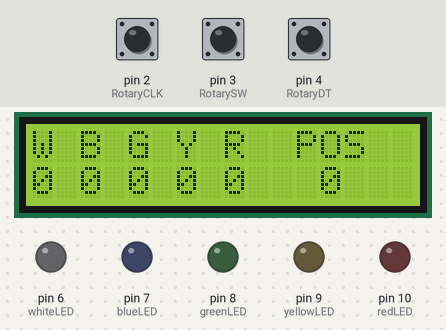
Recording of a sketch running on a simulated Arduino Uno, built with avr-gcc and run on an emulated ATmega328P. Parts: 16×2 character LCD, output pins drawn as LEDs (lit = HIGH). The test bench sets the inputs (shaded band); at power-on: pin 3 (RotarySW) HIGH, pin 2 (RotaryCLK) HIGH, pin 4 (RotaryDT) HIGH.

Above: at 4.2 s.
4.3 s: pin 3 (RotarySW) pulled LOW for 0.15 s
At 4.9 s:
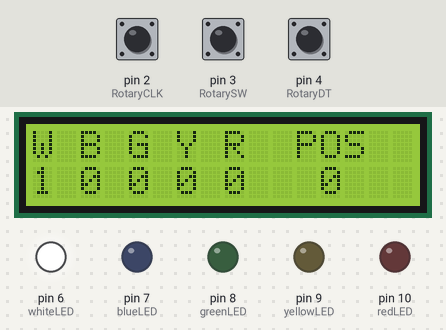
5.9 s: pin 2 (RotaryCLK) pulled LOW for 0.15 s
At 6.8 s:
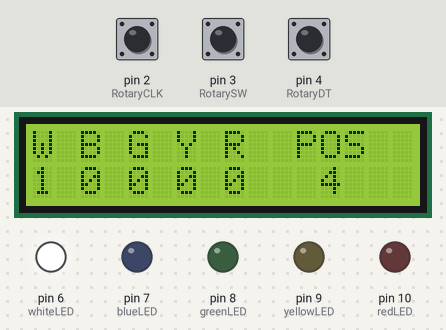
7.5 s: pin 3 (RotarySW) pulled LOW for 1 s
At 8.5 s:
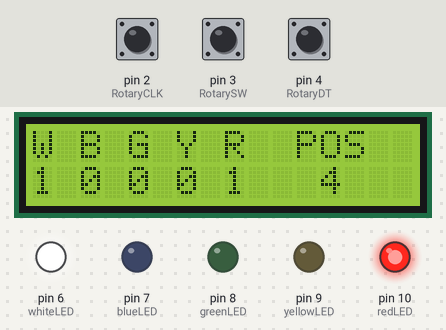
10.0 s: pin 2 (RotaryCLK) pulled LOW for 1 s
At 12.2 s:
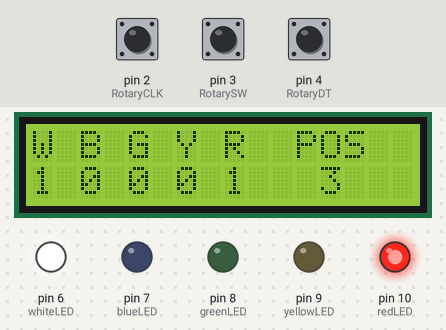
12.5 s: pin 3 (RotarySW) pulled LOW for 0.15 s
At 13.5 s:
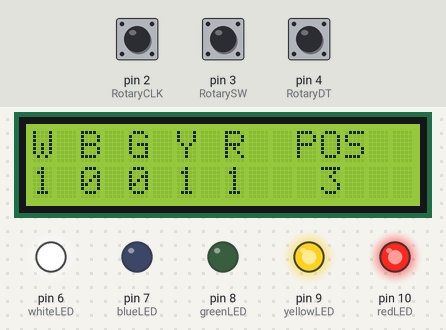
14.1 s: pin 3 (RotarySW) pulled LOW for 3.2 s
At 14.7 s:
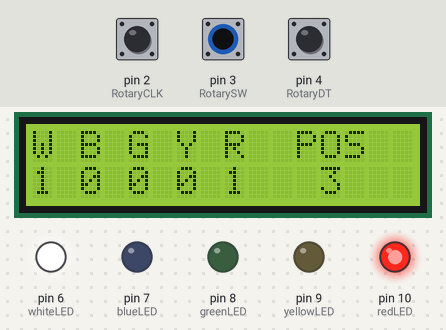
Timing chart, 0 to 17.1 s (numbered marks = the images above; inputs shaded):
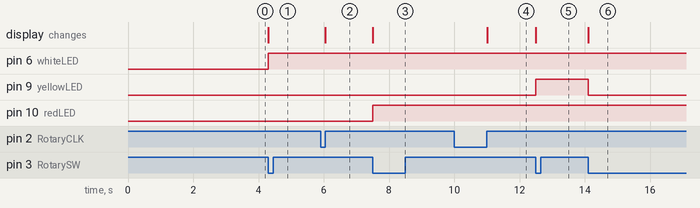

Measured:
- after the input at 4.3 s, pin 6 (whiteLED): LOW → HIGH at once; the display: changes at once (image 1)
- after the input at 5.9 s, the display: changes after 0.15 s (image 2)
- after the input at 7.5 s, pin 10 (redLED): LOW → HIGH at once; the display: changes at once (image 3)
- after the input at 10.0 s, the display: changes after 1.0 s (image 4)
- after the input at 12.5 s, pin 9 (yellowLED): LOW → HIGH at once; the display: changes at once (image 5)
- after the input at 14.1 s, pin 9 (yellowLED): HIGH → LOW at once; the display: changes at once (image 6)

The sketch:

Rotary_Encoder_controlled_LEDs.ino
```cpp
#include <LiquidCrystal_I2C.h> //SDA = A4, SCL = A5
LiquidCrystal_I2C lcd(0x3F, 16, 2);

const int RotaryCLK = 2; //CLK pin on the rotary encoder
const int RotaryDT = 4; //DT pin on the rotary encoder
const int RotarySW = 3; //SW pin on the rotary encoder (Button function)
int ButtonCounter = 0; //counts the button clicks
int RotateCounter = 0; //counts the rotation clicks
bool rotated = true; //info of the rotation
bool ButtonPressed = false; //info of the button
int CLKNow;
int CLKPrevious;
int DTNow;
int DTPrevious;
float TimeNow1;
float TimeNow2;

const int whiteLED = 6;
const int blueLED = 7;
const int greenLED = 8;
const int yellowLED = 9;
const int redLED = 10;

bool whiteLEDStatus = false;
bool blueLEDStatus = false;
bool greenLEDStatus = false;
bool yellowLEDStatus = false;
bool redLEDStatus = false;

void setup()
{

  //lcd.begin();                      // initialize the lcd
  lcd.init();      // Initializes the LCD
lcd.backlight(); // Turns on the backlight
lcd.backlight();
  lcd.setCursor(0,0); //Defining position to write from first row, first column .
  lcd.print("W B G Y R  POS");
  lcd.setCursor(0,1); //second line, 1st block
  lcd.print("0 0 0 0 0   0"); //You can write 16 Characters per line .
  delay(3000); //wait 3 sec
   pinMode(2, INPUT_PULLUP);
   pinMode(3, INPUT_PULLUP);
   pinMode(4, INPUT_PULLUP);
   pinMode(whiteLED, OUTPUT); //white LED
   pinMode(blueLED, OUTPUT); //blue LED
   pinMode(greenLED, OUTPUT); //green LED
   pinMode(yellowLED, OUTPUT); //yellow LED
   pinMode(redLED, OUTPUT); //red LED
   digitalWrite(whiteLED, LOW);
   digitalWrite(blueLED, LOW);
   digitalWrite(greenLED, LOW);
   digitalWrite(yellowLED, LOW);
   digitalWrite(redLED, LOW);

  CLKPrevious = digitalRead(RotaryCLK);
  DTPrevious = digitalRead(RotaryDT);

  attachInterrupt(digitalPinToInterrupt(RotaryCLK), rotate, CHANGE);
  attachInterrupt(digitalPinToInterrupt(RotarySW), buttonPressed, FALLING); //either falling or rising but never "change".

  TimeNow1 = millis(); //Start timer 1
}


void loop()
{
  printLCD();
  ButtonChecker();
}

void buttonPressed()
{
  //This timer is a "software debounce". It is not the most effective solution, but it works
  TimeNow2 = millis();
  if(TimeNow2 - TimeNow1 > 500)
  {
    ButtonPressed = true;
  }
  TimeNow1 = millis();  //"reset" timer; the next 500 ms is counted from this moment
}

void rotate()
{
  CLKNow = digitalRead(RotaryCLK); //Read the state of the CLK pin

  // If last and current state of CLK are different, then a pulse occurred
    if (CLKNow != CLKPrevious  && CLKNow == 1)
    {
    // If the DT state is different than the CLK state then
    // the encoder is rotating CCW so increase
      if (digitalRead(RotaryDT) != CLKNow)
      {
      RotateCounter++;

      if(RotateCounter > 4)
      {
       RotateCounter = 0;
      }

      }
      else
      {
      RotateCounter--;

      if(RotateCounter < 0)
      {
        RotateCounter = 4;
      }

      }
    }

  CLKPrevious = CLKNow;  // Store last CLK state
  rotated = true;
}


void printLCD()
{
    if(rotated == true) //refresh the CLK
    {
      lcd.setCursor(12,1);
      lcd.print(RotateCounter);
      rotated = false;
    }

}


void ButtonChecker() //this is basically the menu part. keep track of the buttonpressed and rotatecounter for navigation
{
  if(ButtonPressed == true)
  {
    switch(RotateCounter)
    {
      case 0:
      if(whiteLEDStatus == false)
      {
        whiteLEDStatus = true;
        digitalWrite(whiteLED, HIGH); //white LED is turned ON
      }
      else
      {
        whiteLEDStatus = false;
        digitalWrite(whiteLED, LOW); //white LED is turned OFF
      }

      lcd.setCursor(0,1); // Defining positon to write from second row, first column .
      lcd.print(whiteLEDStatus);

      break;

      case 1:
      if(blueLEDStatus == false)
      {
        blueLEDStatus = true;
        digitalWrite(blueLED, HIGH);

      }
      else
      {
        blueLEDStatus = false;
        digitalWrite(blueLED, LOW);
      }

      lcd.setCursor(2,1); // Defining positon to write from second row, first column .
      lcd.print(blueLEDStatus);
      break;

      case 2:
      if(greenLEDStatus == false)
      {
        greenLEDStatus = true;
        digitalWrite(greenLED, HIGH);

      }
      else
      {
        greenLEDStatus = false;
        digitalWrite(greenLED, LOW);
      }

      lcd.setCursor(4,1); // Defining positon to write from second row, first column .
      lcd.print(greenLEDStatus);
      break;

      case 3:
      if(yellowLEDStatus == false)
      {
        yellowLEDStatus = true;
        digitalWrite(yellowLED, HIGH);
      }
      else
      {
        yellowLEDStatus = false;
        digitalWrite(yellowLED, LOW);
      }
      lcd.setCursor(6,1); // Defining positon to write from second row, first column .
      lcd.print(yellowLEDStatus);

      break;

      case 4:
      if(redLEDStatus == false)
      {
        redLEDStatus = true;
        digitalWrite(redLED, HIGH);

      }
      else
      {
        redLEDStatus = false;
        digitalWrite(redLED, LOW);
      }

      lcd.setCursor(8,1); // Defining positon to write from second row, first column .
      lcd.print(redLEDStatus);
      break;
    }
  }
  ButtonPressed = false; //reset this variable
}
```
